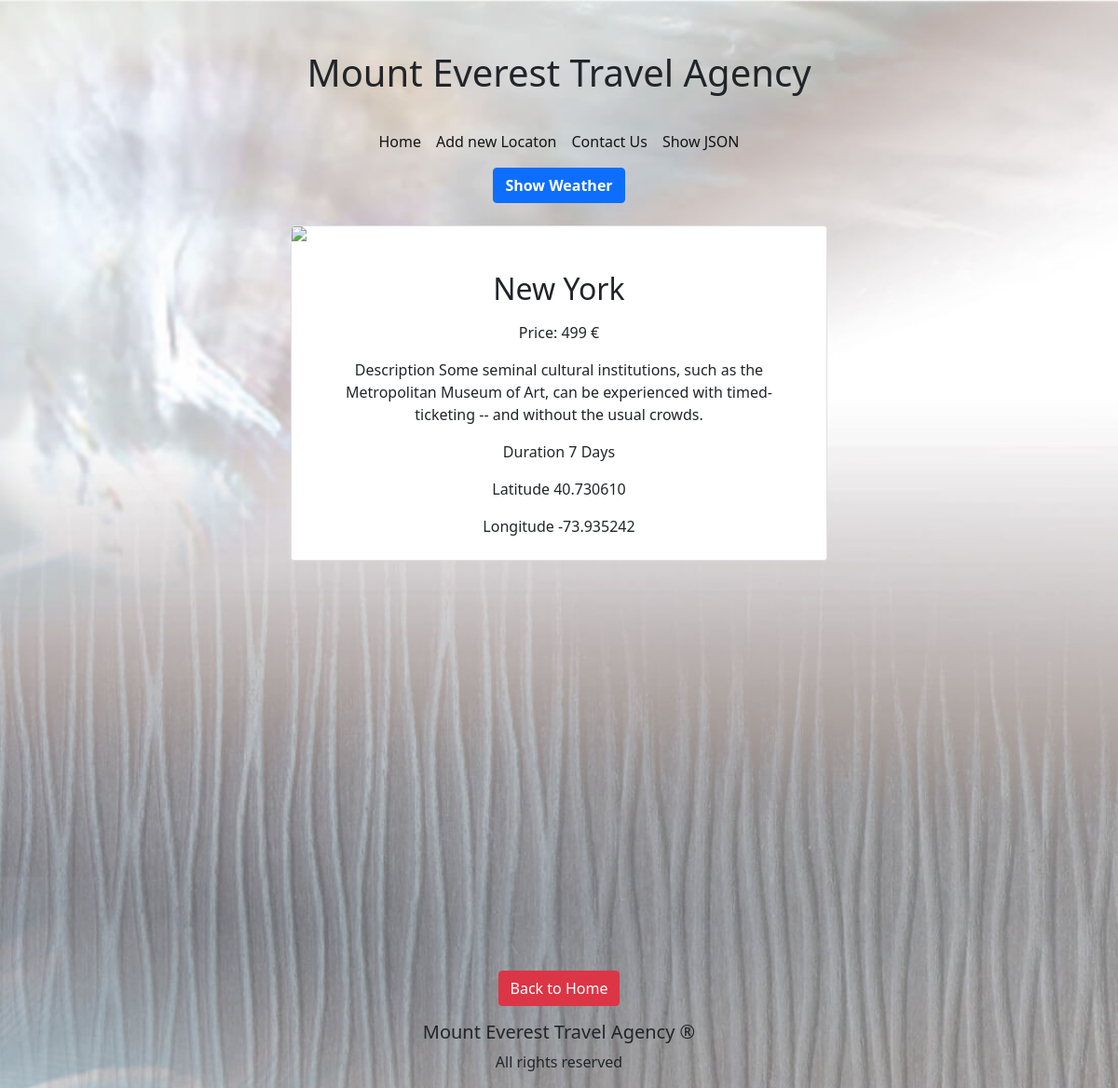
The app's page /moredetails.php?id=3 with its own data.
### tables this page shows
CREATE TABLE `locations` (
  `id` int(11) NOT NULL,
  `image` varchar(255) DEFAULT NULL,
  `name` varchar(255) NOT NULL,
  `price` varchar(255) NOT NULL,
  `description` varchar(255) NOT NULL,
  `duration` varchar(255) NOT NULL,
  `longitude` varchar(255) NOT NULL,
  `latitude` varchar(255) NOT NULL
);

### moredetails.php (the view, shortened to what this page needs)
<?php
require_once 'actions/db_connect.php';
if ($_GET['id']) {
    $id = $_GET['id'];
    $sql = "SELECT * FROM locations WHERE id = {$id}";
    $result = mysqli_query($connect, $sql);
    if (mysqli_num_rows($result) == 1) {
        $data = mysqli_fetch_assoc($result);
        $image = $data['image'];
        $name = $data['name'];
        $price = $data['price'];
        $description = $data['description'];
        $duration = $data['duration'];
        $longitude = $data["longitude"];
        $latitude = $data["latitude"];
    } else {
        header("location: error.php");
    }
} else {
    header("location: error.php");
}
?>
<!DOCTYPE html>
<html>
    <head>
        <link rel="stylesheet" href="style/index.css">
        <?php require_once 'components/boot.php'?>
    </head>
    <body>
        <header>
            <?php include_once 'components/navigation.php';   ?>
        </header>
        <div class="container text-center w-50">
        <div class="btn btn-primary fw-bold" id="show">Show Weather</div>
           <div class="card h-100 my-4" >
           <img src="<?php echo $image ?>" class="card-img-top " >
                <div class="card-body mt-3">
                    <h5 class="card-title text-center fs-2"><?php echo $name ?></h5>
                <ul class="list-group">
                    <li class="list-group-item"><p class="card-text">Price: <?php echo $price ?> €</p></li>
                    <li class="list-group-item"> <p class="card-text">Description <?php echo $description ?></p>  </li>
                    <li class="list-group-item"><p class="card-text">Duration <?php echo $duration ?></p></li>
                    <li class="list-group-item"><p class="card-text">Latitude <?php echo $latitude?></p></li>
                    <li class="list-group-item"><p class="card-text">Longitude <?php echo $longitude ?></p></li>
                </ul>
                </div>
                </div>
            <div id="map" style="height: 400px;"></div>
                    <div class="d-flex justify-content-center my-3">
                        <a href="index.php" class='btn btn-danger'>Back to Home</a>
                    </div>
       </div>
       <footer>
        <?php include_once 'components/footer.php';?>
    </footer>
    </body>
</html>

### style/index.css (style rules this page uses)
* { box-sizing: border-box; }
body { background-image: url("../image/body.png"); background-repeat: no-repeat; background-size: cover; background-attachment: fixed; }

### moredetails.php (style rules this page uses)
.list-group-item { border: none; background: transparent; }

### records on screen
locations: name "New York", price "499", description "Some seminal cultural institutions, such as the Metropolitan Museum of Art, can be experienced with timed-ticketing -- and without the usual crowds.", duration "7 Days", latitude "40.730610", longitude "-73.935242"
